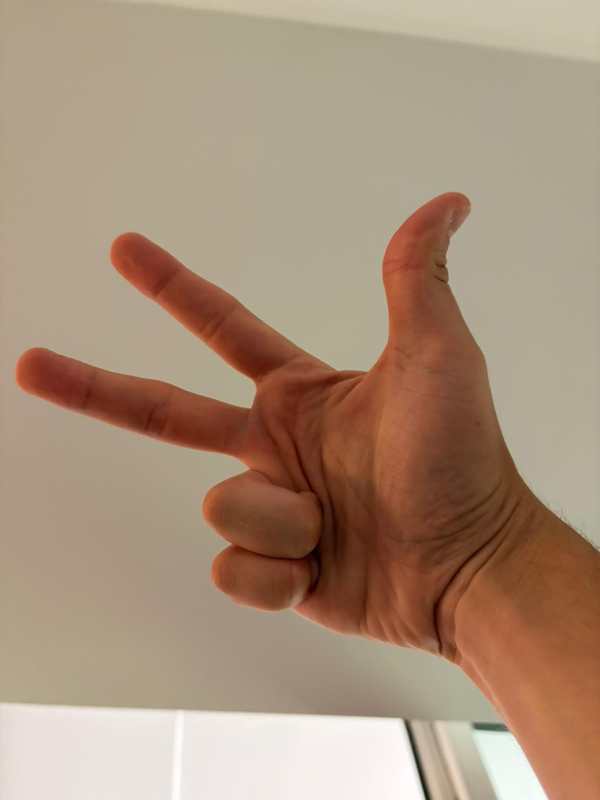
#> input picture pictures/marci_1.jpeg, 1200 x 1600 px (shown at 1/2 size)
$ python main.py --image ../pictures/marci_1.jpeg
#> lines starting #> are read from the running program, lines starting #| are printed output that depends on the picture; after the words box and inside, x2 and y2 are one past the last pixel; in counts of white or black regions, pixels touching at a corner belong together
#> in run_image, frame is the input picture: shape (1600, 1200, 3); mean B, G, R 123, 144.3, 168.7
### src/preprocessing.py
"""Stage 1 - Preprocessing.

Prepares a raw BGR frame for skin color segmentation:
noise reduction, optional brightness normalization, color space conversion.

Sources:
- Gaussian filter:        Lect 04 - Filter (linear, separable smoothing filter)
- Histogram equalization: Lect 02/03 - Punktoperationen / Histogrammausgleich
- HSV / YCbCr conversion: Lect 10 - Farbraeume
"""

import cv2


def denoise(image_bgr, kernel_size=5):
    # Gaussian smoothing suppresses sensor noise before thresholding (Lect 04)
#> called with kernel_size = 5
    return cv2.GaussianBlur(image_bgr, (kernel_size, kernel_size), 0)


# [9 lines left out: function equalize_brightness, not called in this run]


def preprocess(image_bgr, equalize=False):
    """Run the full Stage-1 chain on a BGR image.

    Returns a dict with the smoothed BGR image and its HSV and YCbCr
    versions, so Stage 2 can threshold in either color space.

    Equalization is off by default: the skin thresholds in Stage 2 work on
    the chroma channels, which equalization does not improve, and a full
    equalization tends to amplify noise in dark frames.
    """
    smoothed = denoise(image_bgr)
    if equalize:
        smoothed = equalize_brightness(smoothed)
    return {
        "bgr": smoothed,
        "hsv": cv2.cvtColor(smoothed, cv2.COLOR_BGR2HSV),
        "ycrcb": cv2.cvtColor(smoothed, cv2.COLOR_BGR2YCrCb),
    }

### src/segmentation.py
"""Stage 2 - Hand Segmentation.

Isolates the hand from the background via skin color thresholding and
returns a clean binary mask containing only the hand region.

Sources:
- Skin color thresholding: Lect 10 - Farbraeume (HSV / YCbCr),
                           Lect 02 - Punktoperationen (Schwellwert/Binarisierung)
- Closing / opening:       Lect 07 - Morphologische Operationen
- Largest component:       Lect 08 - Regionen (Regionenmarkierung)
"""

import cv2
import numpy as np

# Skin ranges are standard empirical values (e.g. Chai & Ngan 1999 for YCbCr);
# the thresholding method itself is from Lect 02/10, only the numbers are external.
# OpenCV channel order is Y, Cr, Cb and H is scaled to [0, 179].
YCRCB_LOWER = np.array([0, 133, 77], dtype=np.uint8)
YCRCB_UPPER = np.array([255, 173, 127], dtype=np.uint8)
HSV_LOWER = np.array([0, 40, 60], dtype=np.uint8)
HSV_UPPER = np.array([25, 255, 255], dtype=np.uint8)


def skin_mask(preprocessed, method="ycrcb"):
    """Binary skin mask from the preprocessed frame (Lect 10 + Lect 02).

    method: "ycrcb" (default, robust against brightness changes because the
    skin range only constrains the chroma channels), "hsv", or "both"
    (AND of the two masks, fewer false positives but stricter).
    """
#> called with method = 'ycrcb'
    mask_ycrcb = cv2.inRange(preprocessed["ycrcb"], YCRCB_LOWER, YCRCB_UPPER)
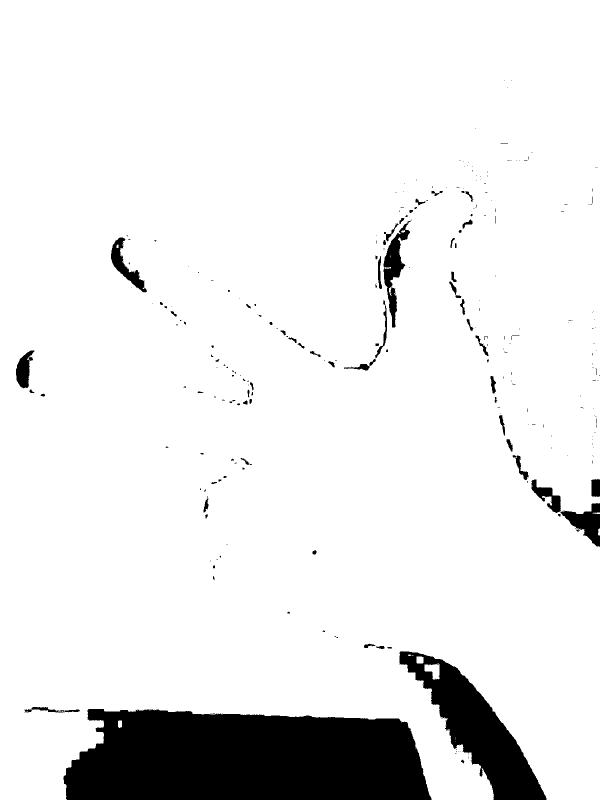
#> mask_ycrcb: shape (1600, 1200) (shown at 1/2 size); 91.4% white; 270 black regions (202 under 20 px), largest, box (x1, y1, x2, y2) and area: (127, 1418, 863, 1600) 115198, (799, 1302, 1093, 1600) 29784, (767, 441, 822, 655) 3913
    if method == "ycrcb":
        return mask_ycrcb
    mask_hsv = cv2.inRange(preprocessed["hsv"], HSV_LOWER, HSV_UPPER)
    if method == "hsv":
        return mask_hsv
    if method == "both":
        return cv2.bitwise_and(mask_ycrcb, mask_hsv)
    raise ValueError(f"unknown method: {method}")


def clean_mask(mask, kernel_size=5, iterations=2, median_size=5):
    """Morphological cleanup of the raw skin mask (Lect 07 + Lect 04).

    Closing fills small holes inside the hand (e.g. shadows between
    fingers), opening then removes small noise blobs in the background.
    A final median filter (Lect 04, non-linear filters) wipes the
    salt-and-pepper speckle along the mask edge that makes the live mask
    flicker, without rounding the fingers off as much as more closing would.
    """
#> called with kernel_size = 5, iterations = 2, median_size = 5
    kernel = cv2.getStructuringElement(cv2.MORPH_ELLIPSE, (kernel_size, kernel_size))
    closed = cv2.morphologyEx(mask, cv2.MORPH_CLOSE, kernel, iterations=iterations)
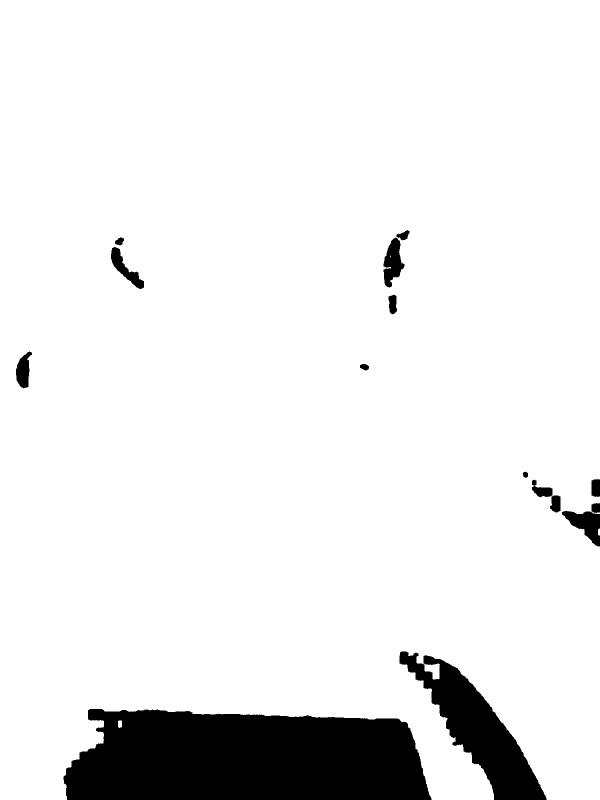
#> closed: shape (1600, 1200) (shown at 1/2 size); 91.9% white; 15 black regions, largest, box (x1, y1, x2, y2) and area: (127, 1418, 863, 1600) 115062, (799, 1302, 1093, 1600) 29262, (1124, 1022, 1200, 1093) 2776
    opened = cv2.morphologyEx(closed, cv2.MORPH_OPEN, kernel, iterations=iterations)
#> opened: shape (1600, 1200); 91.8% white; 10 black regions, largest, box (x1, y1, x2, y2) and area: (127, 1418, 863, 1600) 115232, (799, 1302, 1093, 1600) 29416, (1064, 959, 1200, 1093) 4587
    return cv2.medianBlur(opened, median_size)
#> returned value: shape (1600, 1200); 91.8% white; 11 black regions, largest, box (x1, y1, x2, y2) and area: (127, 1418, 863, 1600) 115241, (799, 1303, 1093, 1600) 29411, (1124, 1006, 1200, 1093) 3184


def largest_region(mask, min_area_ratio=0.01):
    """Keep only the largest connected component (Lect 08, Regionenmarkierung).

    Everything else (face patches, background noise) is discarded. Returns
    an all-zero mask if no component covers at least min_area_ratio of the
    image, i.e. no hand found.
    """
#> called with min_area_ratio = 0.01
    count, labels, stats, _ = cv2.connectedComponentsWithStats(mask, connectivity=8)
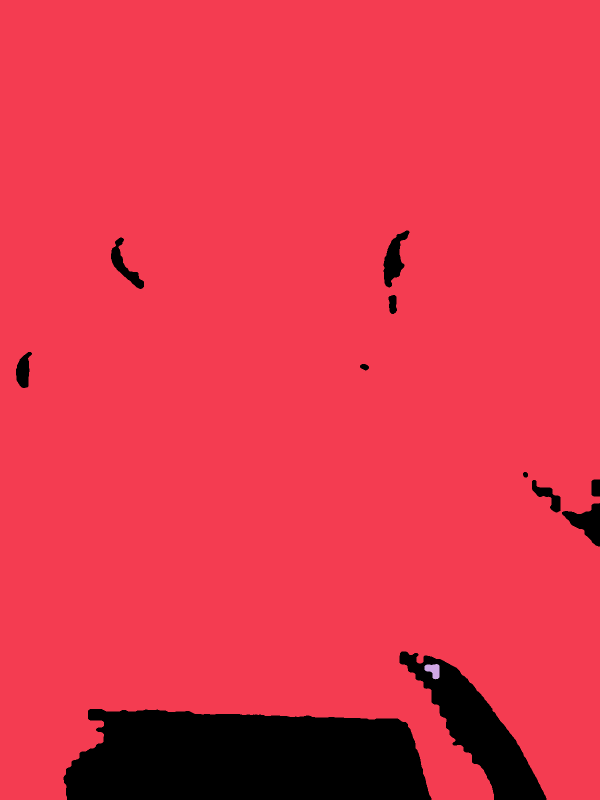
#> labels: shape (1600, 1200) int32 (shown at 1/2 size); 3 distinct labels, from 0 to 2; one colour per label, 0 black
#> count = 3; stats = [[32, 461, 1168, 1139, 156947], [0, 0, 1200, 1600, 1762441], [849, 1328, 30, 31, 612]]
    result = np.zeros_like(mask)
    if count <= 1:
        return result
    # label 0 is the background, so search from label 1 on
    areas = stats[1:, cv2.CC_STAT_AREA]
#> areas = [1762441, 612]
#> (the rest of the program and of its run is left out)
